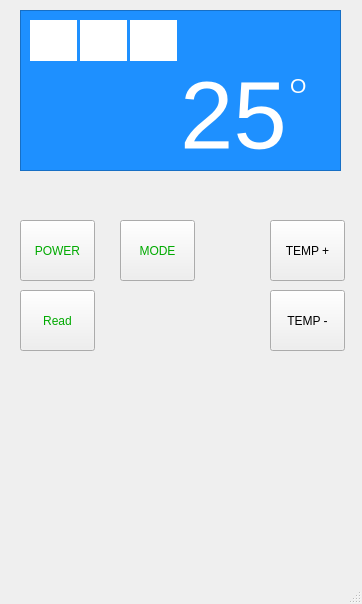
<?xml version="1.0" encoding="UTF-8"?>
<ui version="4.0">
 <class>MainWindow</class>
 <widget class="QMainWindow" name="MainWindow">
  <property name="geometry">
   <rect>
    <x>0</x>
    <y>0</y>
    <width>362</width>
    <height>604</height>
   </rect>
  </property>
  <property name="windowTitle">
   <string>MainWindow</string>
  </property>
  <widget class="QWidget" name="centralwidget">
   <widget class="QFrame" name="frame">
    <property name="geometry">
     <rect>
      <x>20</x>
      <y>10</y>
      <width>321</width>
      <height>161</height>
     </rect>
    </property>
    <property name="autoFillBackground">
     <bool>false</bool>
    </property>
    <property name="styleSheet">
     <string notr="true">background-color: rgb(30,144,255);</string>
    </property>
    <property name="frameShape">
     <enum>QFrame::StyledPanel</enum>
    </property>
    <property name="frameShadow">
     <enum>QFrame::Raised</enum>
    </property>
    <widget class="QLabel" name="label_TempNumber">
     <property name="geometry">
      <rect>
       <x>160</x>
       <y>60</y>
       <width>111</width>
       <height>91</height>
      </rect>
     </property>
     <property name="font">
      <font>
       <pointsize>72</pointsize>
      </font>
     </property>
     <property name="styleSheet">
      <string notr="true">color: rgb(255, 255, 255);</string>
     </property>
     <property name="text">
      <string>25</string>
     </property>
    </widget>
    <widget class="QLabel" name="label_Do">
     <property name="geometry">
      <rect>
       <x>270</x>
       <y>60</y>
       <width>31</width>
       <height>31</height>
      </rect>
     </property>
     <property name="font">
      <font>
       <pointsize>16</pointsize>
      </font>
     </property>
     <property name="styleSheet">
      <string notr="true">color: rgb(255, 255, 255);</string>
     </property>
     <property name="text">
      <string>O</string>
     </property>
    </widget>
    <widget class="QLabel" name="label_ModeGio">
     <property name="geometry">
      <rect>
       <x>60</x>
       <y>10</y>
       <width>47</width>
       <height>41</height>
      </rect>
     </property>
     <property name="styleSheet">
      <string notr="true">background-color: rgb(255, 255, 255);</string>
     </property>
     <property name="text">
      <string/>
     </property>
     <property name="scaledContents">
      <bool>true</bool>
     </property>
    </widget>
    <widget class="QLabel" name="label_ModeLanh">
     <property name="geometry">
      <rect>
       <x>110</x>
       <y>10</y>
       <width>47</width>
       <height>41</height>
      </rect>
     </property>
     <property name="styleSheet">
      <string notr="true">background-color: rgb(255, 255, 255);</string>
     </property>
     <property name="text">
      <string/>
     </property>
     <property name="scaledContents">
      <bool>true</bool>
     </property>
    </widget>
    <widget class="QLabel" name="label_ModeTunhien">
     <property name="geometry">
      <rect>
       <x>10</x>
       <y>10</y>
       <width>47</width>
       <height>41</height>
      </rect>
     </property>
     <property name="styleSheet">
      <string notr="true">background-color: rgb(255, 255, 255);</string>
     </property>
     <property name="text">
      <string/>
     </property>
     <property name="scaledContents">
      <bool>true</bool>
     </property>
    </widget>
   </widget>
   <widget class="QPushButton" name="pushButtoneTempCong">
    <property name="geometry">
     <rect>
      <x>270</x>
      <y>220</y>
      <width>75</width>
      <height>61</height>
     </rect>
    </property>
    <property name="text">
     <string>TEMP +</string>
    </property>
   </widget>
   <widget class="QPushButton" name="pushButton_TempTru">
    <property name="geometry">
     <rect>
      <x>270</x>
      <y>290</y>
      <width>75</width>
      <height>61</height>
     </rect>
    </property>
    <property name="text">
     <string>TEMP -</string>
    </property>
   </widget>
   <widget class="QPushButton" name="pushButton_Power">
    <property name="geometry">
     <rect>
      <x>20</x>
      <y>220</y>
      <width>75</width>
      <height>61</height>
     </rect>
    </property>
    <property name="autoFillBackground">
     <bool>false</bool>
    </property>
    <property name="styleSheet">
     <string notr="true">border-color: rgb(0, 170, 0);
color: rgb(0, 170, 0);</string>
    </property>
    <property name="text">
     <string>POWER</string>
    </property>
   </widget>
   <widget class="QPushButton" name="pushButton_Mode">
    <property name="geometry">
     <rect>
      <x>120</x>
      <y>220</y>
      <width>75</width>
      <height>61</height>
     </rect>
    </property>
    <property name="autoFillBackground">
     <bool>false</bool>
    </property>
    <property name="styleSheet">
     <string notr="true">border-color: rgb(0, 170, 0);
color: rgb(0, 170, 0);</string>
    </property>
    <property name="text">
     <string>MODE</string>
    </property>
   </widget>
   <widget class="QLabel" name="label_Readfile">
    <property name="geometry">
     <rect>
      <x>30</x>
      <y>370</y>
      <width>311</width>
      <height>51</height>
     </rect>
    </property>
    <property name="font">
     <font>
      <pointsize>14</pointsize>
     </font>
    </property>
    <property name="text">
     <string/>
    </property>
   </widget>
   <widget class="QPushButton" name="pushButton_Read">
    <property name="geometry">
     <rect>
      <x>20</x>
      <y>290</y>
      <width>75</width>
      <height>61</height>
     </rect>
    </property>
    <property name="autoFillBackground">
     <bool>false</bool>
    </property>
    <property name="styleSheet">
     <string notr="true">border-color: rgb(0, 170, 0);
color: rgb(0, 170, 0);</string>
    </property>
    <property name="text">
     <string>Read</string>
    </property>
   </widget>
  </widget>
  <widget class="QMenuBar" name="menubar">
   <property name="geometry">
    <rect>
     <x>0</x>
     <y>0</y>
     <width>362</width>
     <height>21</height>
    </rect>
   </property>
  </widget>
  <widget class="QStatusBar" name="statusbar"/>
 </widget>
 <resources/>
 <connections/>
</ui>
